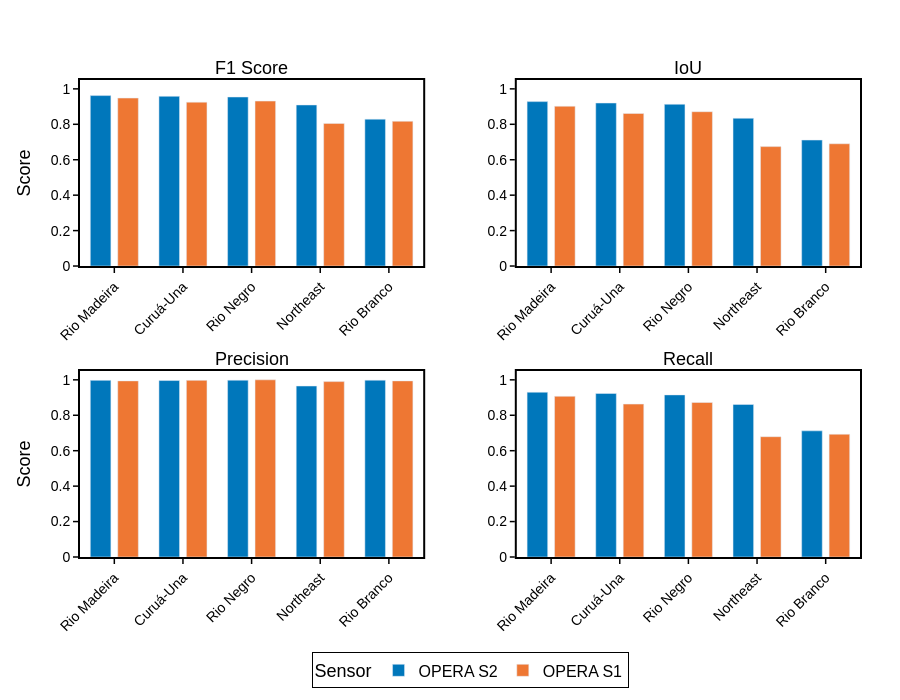

The notebook cell this image was saved under:
### Code cell
import plotly.graph_objects as go
from plotly.subplots import make_subplots

# Rename regions for display
rename_regions = {
    "Rio_Madeira": "Rio Madeira",
    "Curua-Una": "Curuá-Una",
    "Rio_Negro": "Rio Negro",
    "Rio_Branco": "Rio Branco",
}

# Sort by OPERA S2 F1 score
plot_data = plot_data.sort_values(("opera_s2", "f1"), ascending=False)
plot_data.index = plot_data.index.map(lambda x: rename_regions.get(x, x))

# Define metrics and colors
metrics = ["f1", "iou", "precision", "recall"]
metric_labels = ["F1 Score", "IoU", "Precision", "Recall"]
colors = {
    "opera_s2": "#0077BB",  # Blue for S2
    "opera_s1": "#EE7733",  # Orange for S1
}

# Create subplots (2x2 grid)
fig = make_subplots(
    rows=2,
    cols=2,
    subplot_titles=metric_labels,
    vertical_spacing=0.22,
    horizontal_spacing=0.12,
)

# Add traces for each metric
for idx, (metric, label) in enumerate(zip(metrics, metric_labels, strict=True)):
    row = idx // 2 + 1
    col = idx % 2 + 1

    # OPERA S2
    fig.add_trace(
        go.Bar(
            name="OPERA S2" if idx == 0 else None,
            x=plot_data.index,
            y=plot_data[("opera_s2", metric)],
            marker_color=colors["opera_s2"],
            legendgroup="opera_s2",
            showlegend=(idx == 0),
            width=0.3,
            offsetgroup=0,
        ),
        row=row,
        col=col,
    )

    # OPERA S1
    fig.add_trace(
        go.Bar(
            name="OPERA S1" if idx == 0 else None,
            x=plot_data.index,
            y=plot_data[("opera_s1", metric)],
            marker_color=colors["opera_s1"],
            legendgroup="opera_s1",
            showlegend=(idx == 0),
            width=0.3,
            offsetgroup=1,
        ),
        row=row,
        col=col,
    )

# Update layout
fig.update_layout(
    barmode="group",
    plot_bgcolor="white",
    paper_bgcolor="white",
    font={"family": "Arial, sans-serif", "size": 16, "color": "black"},
    legend={
        "title": {"text": "Sensor", "font": {"size": 18}},
        "orientation": "h",
        "yanchor": "top",
        "y": -0.20,
        "xanchor": "center",
        "x": 0.5,
        "bgcolor": "rgba(255, 255, 255, 0.9)",
        "bordercolor": "black",
        "borderwidth": 1,
        "font": {"size": 16},
    },
    width=900,
    height=700,
    margin={"t": 80, "b": 120, "l": 80, "r": 40},
)

# Update subplot titles
for annotation in fig["layout"]["annotations"][:4]:
    annotation["font"] = {"size": 18, "color": "black"}

# Update all x-axes
for i in range(1, 5):
    fig.update_xaxes(
        showgrid=False,
        showline=True,
        linewidth=2,
        linecolor="black",
        mirror=True,
        ticks="outside",
        tickwidth=1.5,
        tickcolor="black",
        tickangle=-45,
        tickfont={"size": 14},
        row=(i - 1) // 2 + 1,
        col=(i - 1) % 2 + 1,
    )

# Update all y-axes
for i in range(1, 5):
    fig.update_yaxes(
        range=[0, 1.05],
        showgrid=False,
        showline=True,
        linewidth=2,
        linecolor="black",
        mirror=True,
        ticks="outside",
        tickwidth=1.5,
        tickcolor="black",
        tickmode="linear",
        tick0=0.0,
        dtick=0.2,
        tickfont={"size": 14},
        row=(i - 1) // 2 + 1,
        col=(i - 1) % 2 + 1,
    )

# Add y-axis labels to left plots only
fig.update_yaxes(title_text="Score", row=1, col=1, title_font={"size": 18})
fig.update_yaxes(title_text="Score", row=2, col=1, title_font={"size": 18})

fig.show()

### Figure 1 — Plotly figure (JSON) as saved in the notebook; plotly's stock layout.template omitted (floating-point values rounded to 4 significant figures)
{"data": [{"legendgroup": "opera_s2", "marker": {"color": "#0077BB"}, "name": "OPERA S2", "offsetgroup": "0", "showlegend": true, "type": "bar", "width": 0.3, "x": ["Rio Madeira", "Curuá-Una", "Rio Negro", "Northeast", "Rio Branco"], "xaxis": "x", "y": [0.962, 0.958, 0.954, 0.909, 0.829], "yaxis": "y"}, {"legendgroup": "opera_s1", "marker": {"color": "#EE7733"}, "name": "OPERA S1", "offsetgroup": "1", "showlegend": true, "type": "bar", "width": 0.3, "x": ["Rio Madeira", "Curuá-Una", "Rio Negro", "Northeast", "Rio Branco"], "xaxis": "x", "y": [0.948, 0.925, 0.931, 0.805, 0.817], "yaxis": "y"}, {"legendgroup": "opera_s2", "marker": {"color": "#0077BB"}, "offsetgroup": "0", "showlegend": false, "type": "bar", "width": 0.3, "x": ["Rio Madeira", "Curuá-Una", "Rio Negro", "Northeast", "Rio Branco"], "xaxis": "x2", "y": [0.928, 0.92, 0.913, 0.834, 0.711], "yaxis": "y2"}, {"legendgroup": "opera_s1", "marker": {"color": "#EE7733"}, "offsetgroup": "1", "showlegend": false, "type": "bar", "width": 0.3, "x": ["Rio Madeira", "Curuá-Una", "Rio Negro", "Northeast", "Rio Branco"], "xaxis": "x2", "y": [0.902, 0.861, 0.871, 0.674, 0.69], "yaxis": "y2"}, {"legendgroup": "opera_s2", "marker": {"color": "#0077BB"}, "offsetgroup": "0", "showlegend": false, "type": "bar", "width": 0.3, "x": ["Rio Madeira", "Curuá-Una", "Rio Negro", "Northeast", "Rio Branco"], "xaxis": "x3", "y": [0.997, 0.996, 0.998, 0.965, 0.998], "yaxis": "y3"}, {"legendgroup": "opera_s1", "marker": {"color": "#EE7733"}, "offsetgroup": "1", "showlegend": false, "type": "bar", "width": 0.3, "x": ["Rio Madeira", "Curuá-Una", "Rio Negro", "Northeast", "Rio Branco"], "xaxis": "x3", "y": [0.994, 0.997, 1.0, 0.99, 0.994], "yaxis": "y3"}, {"legendgroup": "opera_s2", "marker": {"color": "#0077BB"}, "offsetgroup": "0", "showlegend": false, "type": "bar", "width": 0.3, "x": ["Rio Madeira", "Curuá-Una", "Rio Negro", "Northeast", "Rio Branco"], "xaxis": "x4", "y": [0.93, 0.923, 0.915, 0.861, 0.712], "yaxis": "y4"}, {"legendgroup": "opera_s1", "marker": {"color": "#EE7733"}, "offsetgroup": "1", "showlegend": false, "type": "bar", "width": 0.3, "x": ["Rio Madeira", "Curuá-Una", "Rio Negro", "Northeast", "Rio Branco"], "xaxis": "x4", "y": [0.907, 0.863, 0.872, 0.679, 0.693], "yaxis": "y4"}], "layout": {"annotations": [{"font": {"color": "black", "size": 18}, "showarrow": false, "text": "F1 Score", "x": 0.22, "xanchor": "center", "xref": "paper", "y": 1, "yanchor": "bottom", "yref": "paper"}, {"font": {"color": "black", "size": 18}, "showarrow": false, "text": "IoU", "x": 0.78, "xanchor": "center", "xref": "paper", "y": 1, "yanchor": "bottom", "yref": "paper"}, {"font": {"color": "black", "size": 18}, "showarrow": false, "text": "Precision", "x": 0.22, "xanchor": "center", "xref": "paper", "y": 0.39, "yanchor": "bottom", "yref": "paper"}, {"font": {"color": "black", "size": 18}, "showarrow": false, "text": "Recall", "x": 0.78, "xanchor": "center", "xref": "paper", "y": 0.39, "yanchor": "bottom", "yref": "paper"}], "barmode": "group", "font": {"color": "black", "family": "Arial, sans-serif", "size": 16}, "height": 700, "legend": {"bgcolor": "rgba(255, 255, 255, 0.9)", "bordercolor": "black", "borderwidth": 1, "font": {"size": 16}, "orientation": "h", "title": {"font": {"size": 18}, "text": "Sensor"}, "x": 0.5, "xanchor": "center", "y": -0.2, "yanchor": "top"}, "margin": {"b": 120, "l": 80, "r": 40, "t": 80}, "paper_bgcolor": "white", "plot_bgcolor": "white", "width": 900, "xaxis": {"anchor": "y", "domain": [0, 0.44], "linecolor": "black", "linewidth": 2, "mirror": true, "showgrid": false, "showline": true, "tickangle": -45, "tickcolor": "black", "tickfont": {"size": 14}, "ticks": "outside", "tickwidth": 1.5}, "xaxis2": {"anchor": "y2", "domain": [0.56, 1], "linecolor": "black", "linewidth": 2, "mirror": true, "showgrid": false, "showline": true, "tickangle": -45, "tickcolor": "black", "tickfont": {"size": 14}, "ticks": "outside", "tickwidth": 1.5}, "xaxis3": {"anchor": "y3", "domain": [0, 0.44], "linecolor": "black", "linewidth": 2, "mirror": true, "showgrid": false, "showline": true, "tickangle": -45, "tickcolor": "black", "tickfont": {"size": 14}, "ticks": "outside", "tickwidth": 1.5}, "xaxis4": {"anchor": "y4", "domain": [0.56, 1], "linecolor": "black", "linewidth": 2, "mirror": true, "showgrid": false, "showline": true, "tickangle": -45, "tickcolor": "black", "tickfont": {"size": 14}, "ticks": "outside", "tickwidth": 1.5}, "yaxis": {"anchor": "x", "domain": [0.61, 1], "dtick": 0.2, "linecolor": "black", "linewidth": 2, "mirror": true, "range": [0, 1.05], "showgrid": false, "showline": true, "tick0": 0, "tickcolor": "black", "tickfont": {"size": 14}, "tickmode": "linear", "ticks": "outside", "tickwidth": 1.5, "title": {"font": {"size": 18}, "text": "Score"}}, "yaxis2": {"anchor": "x2", "domain": [0.61, 1], "dtick": 0.2, "linecolor": "black", "linewidth": 2, "mirror": true, "range": [0, 1.05], "showgrid": false, "showline": true, "tick0": 0, "tickcolor": "black", "tickfont": {"size": 14}, "tickmode": "linear", "ticks": "outside", "tickwidth": 1.5}, "yaxis3": {"anchor": "x3", "domain": [0, 0.39], "dtick": 0.2, "linecolor": "black", "linewidth": 2, "mirror": true, "range": [0, 1.05], "showgrid": false, "showline": true, "tick0": 0, "tickcolor": "black", "tickfont": {"size": 14}, "tickmode": "linear", "ticks": "outside", "tickwidth": 1.5, "title": {"font": {"size": 18}, "text": "Score"}}, "yaxis4": {"anchor": "x4", "domain": [0, 0.39], "dtick": 0.2, "linecolor": "black", "linewidth": 2, "mirror": true, "range": [0, 1.05], "showgrid": false, "showline": true, "tick0": 0, "tickcolor": "black", "tickfont": {"size": 14}, "tickmode": "linear", "ticks": "outside", "tickwidth": 1.5}}}
